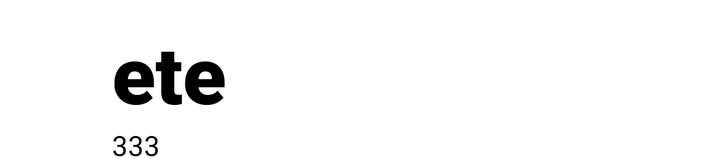
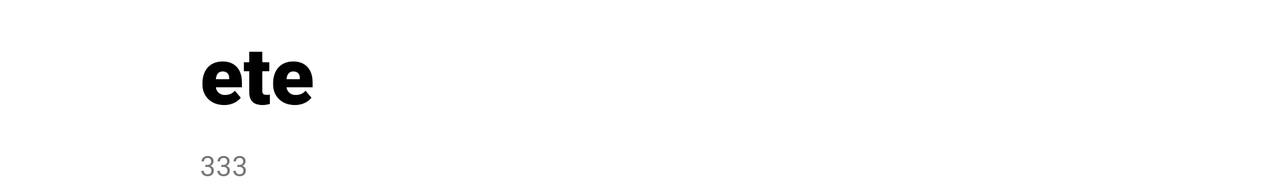

First picture: res/layout/ on a phone held upright. Second picture: the repository's own variant of that layout, on a device whose configuration matches the variant's folder. Source for both follows.
<!-- AndroidManifest.xml: application theme Theme.AuxilioCidadao -->
<!-- res/layout/notas_viewholder.xml -->
<?xml version="1.0" encoding="utf-8"?>
<androidx.constraintlayout.widget.ConstraintLayout xmlns:android="http://schemas.android.com/apk/res/android"
    xmlns:app="http://schemas.android.com/apk/res-auto"
    xmlns:tools="http://schemas.android.com/tools"
    android:id="@+id/relativeLayout"
    android:layout_width="match_parent"
    android:layout_height="wrap_content"
    android:orientation="horizontal">

    <TextView
        android:id="@+id/notas_id"
        android:layout_width="wrap_content"
        android:layout_height="wrap_content"
        android:layout_marginStart="@dimen/text_margin"
        android:layout_marginLeft="@dimen/text_margin"
        android:layout_marginTop="@dimen/text_margin"
        android:layout_marginEnd="@dimen/text_margin"
        android:layout_marginRight="@dimen/text_margin"
        android:layout_marginBottom="@dimen/text_margin"
        android:drawableLeft="@drawable/ic_notas"
        android:fontFamily="sans-serif-black"
        android:visibility="invisible"
        app:layout_constraintStart_toStartOf="parent"
        app:layout_constraintTop_toTopOf="parent" />

    <TextView
        android:id="@+id/notas_id1"
        android:layout_width="wrap_content"
        android:layout_height="wrap_content"


        android:layout_marginStart="@dimen/text_margin"
        android:layout_marginLeft="@dimen/text_margin"
        android:layout_marginTop="@dimen/text_margin"
        android:layout_marginEnd="@dimen/text_margin"
        android:layout_marginRight="@dimen/text_margin"
        android:layout_marginBottom="@dimen/text_margin"
        android:drawableLeft="@drawable/ic_seta"
        android:fontFamily="sans-serif-black"
        app:layout_constraintStart_toStartOf="parent"
        app:layout_constraintTop_toTopOf="parent" />

    <TextView
        android:id="@+id/notas_viewholder_titulo"
        android:layout_width="wrap_content"
        android:layout_height="wrap_content"
        android:layout_marginVertical="10dp"
        android:layout_marginStart="@dimen/text_margin"
        android:layout_marginLeft="@dimen/text_margin"
        android:layout_marginTop="@dimen/text_margin"
        android:fontFamily="sans-serif-black"
        android:text="ete"
        android:textColor="@color/black"
        android:textSize="@dimen/tam_titulo"
        android:textStyle="bold"
        app:layout_constraintLeft_toRightOf="@+id/notas_id"
        app:layout_constraintTop_toTopOf="parent" />

    <TextView
        android:id="@+id/notas_viewholder_descricao"
        android:layout_width="wrap_content"
        android:layout_height="wrap_content"
        android:layout_marginStart="@dimen/text_margin"
        android:layout_marginLeft="@dimen/text_margin"
        android:fontFamily="sans-serif"
        android:text="333"
        android:textColor="@color/black"
        android:textSize="@dimen/tam_descricao"
        app:layout_constraintLeft_toRightOf="@id/notas_id"
        app:layout_constraintTop_toBottomOf="@+id/notas_viewholder_titulo" />


</androidx.constraintlayout.widget.ConstraintLayout>
<!-- resources referenced by this layout -->
<resources>
  <color name="black">#FF000000</color>
  <dimen name="tam_titulo">40sp</dimen>
  <dimen name="text_margin">10dp</dimen>
  <!-- drawable ic_notas (drawable) -->
  <vector android:height="36dp" android:tint="?attr/colorControlNormal"
      android:viewportHeight="24" android:viewportWidth="24"
      android:width="36dp" xmlns:android="http://schemas.android.com/apk/res/android">
      <path android:fillColor="@android:color/white" android:pathData="M17,10L7,10v2h10v-2zM19,3h-1L18,1h-2v2L8,3L8,1L6,1v2L5,3c-1.11,0 -1.99,0.9 -1.99,2L3,19c0,1.1 0.89,2 2,2h14c1.1,0 2,-0.9 2,-2L21,5c0,-1.1 -0.9,-2 -2,-2zM19,19L5,19L5,8h14v11zM14,14L7,14v2h7v-2z"/>
  </vector>
  <style name="Theme.AuxilioCidadao" parent="Theme.MaterialComponents.DayNight.DarkActionBar">
          
          <item name="colorPrimary">@color/purple_500</item>
          <item name="colorPrimaryVariant">@color/purple_700</item>
          <item name="colorOnPrimary">@color/white</item>
          
          <item name="colorSecondary">@color/teal_200</item>
          <item name="colorSecondaryVariant">@color/teal_700</item>
          <item name="colorOnSecondary">@color/black</item>
          
          <item name="android:statusBarColor" tools:targetApi="l">?attr/colorPrimaryVariant</item>
          
      </style>
  <color name="purple_500">#FF6200EE</color>
  <color name="purple_700">#FF3700B3</color>
  <color name="white">#FFFFFFFF</color>
  <color name="teal_200">#FF03DAC5</color>
  <color name="teal_700">#FF018786</color>
</resources>
<!-- res/layout-land/notas_viewholder.xml (the repository's variant of the layout above) -->
<!-- drawn on the phone turned sideways -->
<?xml version="1.0" encoding="utf-8"?>
<RelativeLayout xmlns:android="http://schemas.android.com/apk/res/android"
    android:orientation="horizontal" android:layout_width="match_parent"
    android:layout_height="wrap_content"
    android:layout_marginHorizontal="80dp">

    <TextView
        android:id="@+id/notas_id"
        android:layout_width="wrap_content"
        android:layout_height="wrap_content"
        android:layout_margin="@dimen/text_margin"
        android:visibility="invisible"
        android:drawableLeft="@drawable/ic_seta"
        android:fontFamily="sans-serif-black"
        />

    <TextView
        android:id="@+id/notas_id1"
        android:layout_width="wrap_content"
        android:layout_height="wrap_content"
        android:layout_margin="@dimen/text_margin"
        android:drawableLeft="@drawable/ic_seta"
        android:fontFamily="sans-serif-black"
        />



    <TextView
        android:id="@+id/notas_viewholder_titulo"
        android:layout_width="wrap_content"
        android:layout_height="wrap_content"
        android:layout_marginTop="@dimen/text_margin"
        android:layout_toRightOf="@+id/notas_id"
        android:layout_marginVertical="10dp"
        android:fontFamily="sans-serif-black"
        android:text="ete"
        android:textColor="@color/black"
        android:textSize="@dimen/tam_titulo"
        android:textStyle="bold" />

    <TextView
        android:id="@+id/notas_viewholder_descricao"
        android:text="333"
        android:layout_width="wrap_content"
        android:layout_height="wrap_content"
        android:layout_toRightOf="@id/notas_id"
        android:layout_below="@+id/notas_viewholder_titulo"
        android:textSize="@dimen/tam_descricao"
        android:fontFamily="sans-serif"/>

</RelativeLayout>
<!-- resources referenced by the variant -->
<!-- as the phone turned sideways resolves them -->
<resources>
  <color name="black">#FF000000</color>
  <dimen name="tam_titulo">40sp</dimen>
  <dimen name="text_margin">10dp</dimen>
  <style name="Theme.AuxilioCidadao" parent="Theme.MaterialComponents.DayNight.DarkActionBar">
          
          <item name="colorPrimary">@color/purple_500</item>
          <item name="colorPrimaryVariant">@color/purple_700</item>
          <item name="colorOnPrimary">@color/white</item>
          
          <item name="colorSecondary">@color/teal_200</item>
          <item name="colorSecondaryVariant">@color/teal_700</item>
          <item name="colorOnSecondary">@color/black</item>
          
          <item name="android:statusBarColor" tools:targetApi="l">?attr/colorPrimaryVariant</item>
          
      </style>
  <color name="purple_500">#FF6200EE</color>
  <color name="purple_700">#FF3700B3</color>
  <color name="white">#FFFFFFFF</color>
  <color name="teal_200">#FF03DAC5</color>
  <color name="teal_700">#FF018786</color>
</resources>
